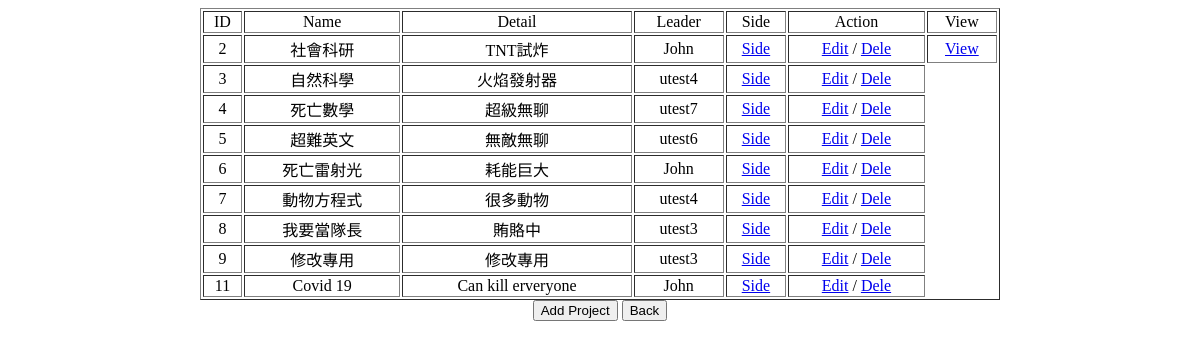
The page /project.php (signed in) on the database as committed earlier.
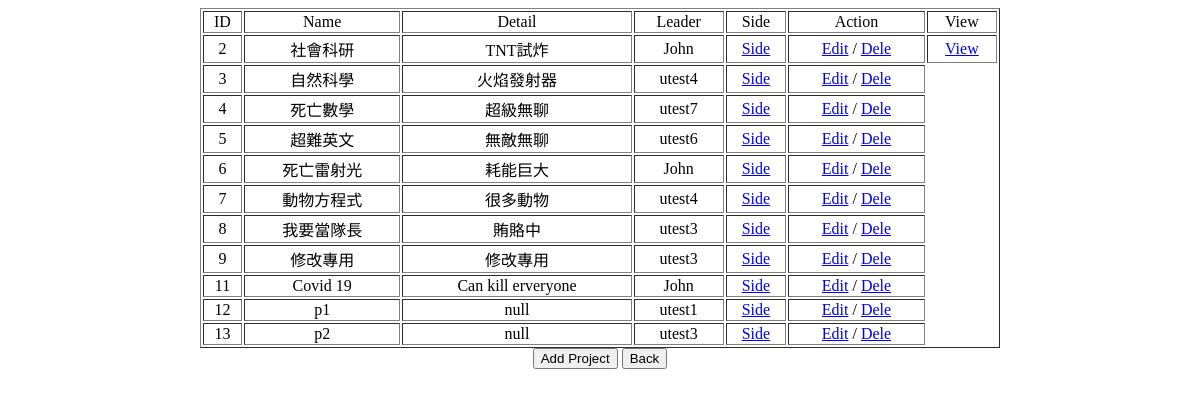
The same page on the database as committed later.
### tables this page shows
CREATE TABLE `project` (
  `id` int(11) NOT NULL,
  `name` text NOT NULL,
  `detail` text NOT NULL,
  `leader` int(11) NOT NULL,
  `view` tinyint(1) NOT NULL DEFAULT 0
);

CREATE TABLE `user` (
  `id` int(11) NOT NULL,
  `name` text NOT NULL,
  `account` text NOT NULL,
  `password` text NOT NULL,
  `isAdmin` tinyint(1) NOT NULL DEFAULT 0
);

### project.php (the view, shortened to what this page needs)
<?php
include "connect.php";
if ($_SESSION["user"]["isAdmin"]) {
    $arr = mysqli_query($db, "SELECT p.*,u.name as '3' FROM project as p,user as u WHERE u.id = p.leader");
} else {
    $arr = mysqli_query($db, "SELECT p.*,u.name as '3' FROM project as p,user as u WHERE (p.leader = {$_SESSION['user']['id']} OR p.id in (SELECT m.project_id FROM member as m WHERE m.user_id = {$_SESSION['user']['id']})) AND u.id = p.leader");
}
?>
<!DOCTYPE html>
<html lang="en">
<head>
</head>
<body align="center">
    <table border="1" align="center" width="800">
        <tr>
            <td>ID</td>
            <td>Name</td>
            <td>Detail</td>
            <td>Leader</td>
            <td>Side</td>
            <td>Action</td>
            <td>View</td>
        </tr>
        <?php
while ($row = mysqli_fetch_array($arr)) {
    echo "<tr>";
    for ($i = 0; $i <= 3; ++$i) {
        echo "<td>$row[$i]</td>";
    }
    echo "<td><a href='side.php?project_id=$row[0]'>Side</a></td>";
    echo "<td><a href='project_edit.php?project_id=$row[0]'>Edit</a> / <a onclick='Dele($row[0])' href='#'>Dele</a></td>";
    if ($row['view']) {
        echo "<td><a href='project_view.php?project_id=$row[0]'>View</a></td>";
    }
    echo "</tr>";
}
?>
    </table>
    <button onclick="location.href='project_add.php'">Add Project</button>
    <button onclick="location.href='lobby.php'">Back</button>
</body>
</html>

Rows that differ between the two databases and show on the page:
added project: id "12", name "p1", detail "null", leader.name "utest1"
added project: id "13", name "p2", detail "null", leader.name "utest3"
